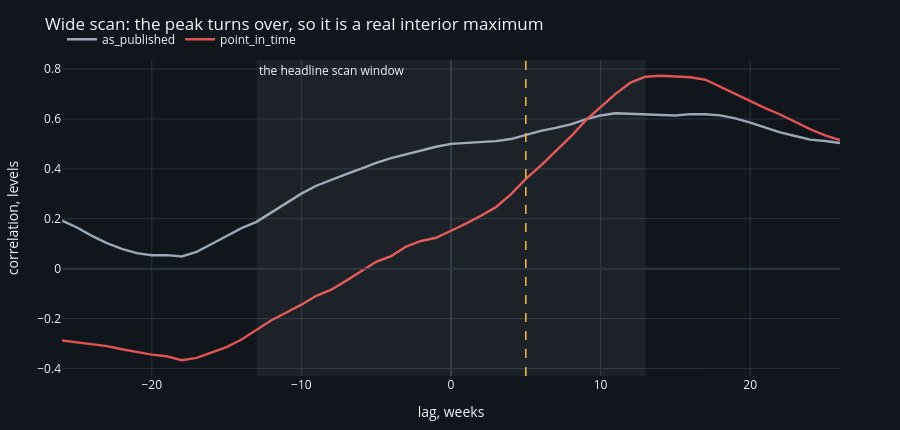

Notebook source saved alongside this figure:
### Markdown cell above
### Is the argmax interior, or is it the edge of the scan?

A curve that is still rising when the scan stops does not identify a lead --
it says "at least as long as you looked". Widening the scan to +/-26 weeks
answers it directly, and the answer is the reason the headline says 11-14
weeks rather than dismissing the peak as an artefact.

### Code cell
WIDE = np.arange(-26, 27)
wide_rows = []
fig = go.Figure()
for vint, (x, y), colr in (("as_published", SAMPLES["as_published"], GREY),
                           ("point_in_time", SAMPLES["point_in_time"], RED)):
    xt, yt, _ = D.transform_pair(x, y, "levels")
    Xm, Ym, _ = D.lag_matrix(xt, yt, WIDE)
    c = D.lag_curve_common(Xm, Ym, WIDE)
    v = c["corr"].to_numpy()
    j = int(np.nanargmax(v))
    wide_rows.append({"vintage": vint, "n": len(Ym), "argmax": int(c["lag_weeks"].iloc[j]),
                      "corr": v[j], "interior_peak": bool(0 < j < len(v) - 1),
                      "corr_at_-18w": float(c.loc[c["lag_weeks"] == -18, "corr"].iloc[0]),
                      "corr_at_+26w": float(v[-1])})
    fig.add_trace(go.Scatter(x=c["lag_weeks"], y=v, name=vint, line=dict(color=colr, width=2.4)))
fig.add_vrect(x0=-13, x1=13, fillcolor="#ffffff", opacity=0.05, line_width=0,
              annotation_text="the headline scan window", annotation_position="top left")
fig.add_vline(x=CFG.jws_lead_weeks, line=dict(color=AMBER, width=1.6, dash="dash"))
fig.add_hline(y=0, line=dict(color=GRID, width=1))
fig.update_xaxes(title_text="lag, weeks")
fig.update_yaxes(title_text="correlation, levels")
style(fig, 430, "Wide scan: the peak turns over, so it is a real interior maximum")
fig.show()
print(pd.DataFrame(wide_rows).round(3).to_string(index=False))
_xw, _yw = SAMPLES["point_in_time"]
_Xw, _Yw, _ = D.lag_matrix(*D.transform_pair(_xw, _yw, "levels")[:2], WIDE)
_obsw = float(np.nanmax(D.lag_curve_common(_Xw, _Yw, WIDE)["corr"].to_numpy()))
_nw = D.shift_null(_xw, _yw, WIDE, CFG, transform="levels", draws=2000,
                   rng=np.random.default_rng(83))
print(f"\npoint-in-time, priced for THIS search (53 lags, not 27): peak {_obsw:.3f}, "
      f"p {D.surrogate_pvalue(_obsw, _nw):.3f} over {_nw['distinct_rotations']} exact "
      f"rotations (floor {_nw['p_floor']:.3f}).")
print("A wider search costs a wider null, so the +14w peak is if anything harder")
print("to defend than the +13w one -- which is why the wide scan is used to")
print("establish the SHAPE of the curve and never to supply a p-value.")
print("\nThe curve rises, peaks around +11..+16 and falls away again, so the argmax")
print("is a real interior maximum and not an artefact of where the scan stopped.")
print("At long NEGATIVE lags it is -0.37 (point-in-time) and +0.05 (as-published),")
print("so sentiment does not lead surprises in either vintage. The direction of")
print("JWS's story survives. The number does not: it is 11-14 weeks, not five.")

### Figure 1 — Plotly figure (JSON) as saved in the notebook; plotly's stock layout.template omitted (floating-point values rounded to 4 significant figures)
{"data": [{"line": {"color": "#9aa7b8", "width": 2.4}, "name": "as_published", "type": "scatter", "x": [-26, -25, -24, -23, -22, -21, -20, -19, -18, -17, -16, -15, -14, -13, -12, -11, -10, -9, -8, -7, -6, -5, -4, -3, -2, -1, 0, 1, 2, 3, 4, 5, 6, 7, 8, 9, 10, 11, 12, 13, 14, 15, 16, 17, 18, 19, 20, 21, 22, 23, 24, 25, 26], "y": [0.1926, 0.1652, 0.1316, 0.1023, 0.07955, 0.06262, 0.0542, 0.05463, 0.04894, 0.06786, 0.09924, 0.1327, 0.1628, 0.1877, 0.2245, 0.2638, 0.3006, 0.3323, 0.3571, 0.3792, 0.4009, 0.4242, 0.4431, 0.4583, 0.4716, 0.4886, 0.5, 0.5043, 0.5062, 0.511, 0.5194, 0.5349, 0.5524, 0.5639, 0.5783, 0.5985, 0.6138, 0.6227, 0.6203, 0.6207, 0.6177, 0.6134, 0.6192, 0.6188, 0.6144, 0.602, 0.5851, 0.5653, 0.546, 0.5317, 0.5172, 0.5115, 0.5034]}, {"line": {"color": "#e05353", "width": 2.4}, "name": "point_in_time", "type": "scatter", "x": [-26, -25, -24, -23, -22, -21, -20, -19, -18, -17, -16, -15, -14, -13, -12, -11, -10, -9, -8, -7, -6, -5, -4, -3, -2, -1, 0, 1, 2, 3, 4, 5, 6, 7, 8, 9, 10, 11, 12, 13, 14, 15, 16, 17, 18, 19, 20, 21, 22, 23, 24, 25, 26], "y": [-0.2877, -0.296, -0.3029, -0.3102, -0.3227, -0.3346, -0.3442, -0.3507, -0.3664, -0.357, -0.3344, -0.3142, -0.2837, -0.245, -0.2065, -0.1754, -0.144, -0.1086, -0.08407, -0.0478, -0.009092, 0.02782, 0.05057, 0.08882, 0.1111, 0.1239, 0.1521, 0.1804, 0.2121, 0.2466, 0.2978, 0.3596, 0.4132, 0.4728, 0.5287, 0.5942, 0.6478, 0.7002, 0.7455, 0.769, 0.7727, 0.7692, 0.767, 0.757, 0.7284, 0.7016, 0.673, 0.6432, 0.6176, 0.5889, 0.559, 0.5345, 0.515]}], "layout": {"annotations": [{"showarrow": false, "text": "the headline scan window", "x": -13, "xanchor": "left", "xref": "x", "y": 1, "yanchor": "top", "yref": "y domain"}], "font": {"size": 12}, "height": 430, "legend": {"orientation": "h", "x": 0, "y": 1.02, "yanchor": "bottom"}, "margin": {"b": 50, "l": 60, "r": 60, "t": 60}, "paper_bgcolor": "#11151c", "plot_bgcolor": "#11151c", "shapes": [{"fillcolor": "#ffffff", "line": {"width": 0}, "opacity": 0.05, "type": "rect", "x0": -13, "x1": 13, "xref": "x", "y0": 0, "y1": 1, "yref": "y domain"}, {"line": {"color": "#e8b44c", "dash": "dash", "width": 1.6}, "type": "line", "x0": 5, "x1": 5, "xref": "x", "y0": 0, "y1": 1, "yref": "y domain"}, {"line": {"color": "#2a3340", "width": 1}, "type": "line", "x0": 0, "x1": 1, "xref": "x domain", "y0": 0, "y1": 0, "yref": "y"}], "title": {"text": "Wide scan: the peak turns over, so it is a real interior maximum"}, "xaxis": {"gridcolor": "#2a3340", "title": {"text": "lag, weeks"}, "zerolinecolor": "#2a3340"}, "yaxis": {"gridcolor": "#2a3340", "title": {"text": "correlation, levels"}, "zerolinecolor": "#2a3340"}}}
